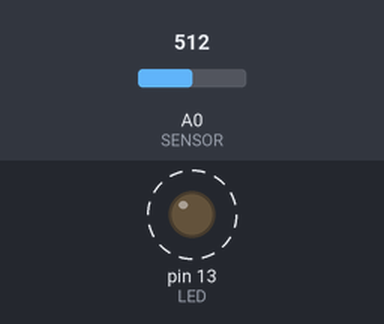
A sketch run on a simulated Arduino Uno, built with avr-gcc and run on an emulated ATmega328P. On the bench: output pins drawn as LEDs (lit = HIGH). Dashed ring = blinking. The inputs (shaded band) are chosen by the test bench; at power-on: A0 (SENSOR) = 512. What the sketch prints to the serial monitor is not drawn.

Above: at 0.4 s.
Timing chart, 0 to 3.7 s (numbered marks = the images above):
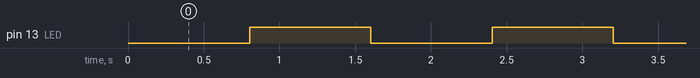

The sketch:

pH_sensor_sample_code.ino
```cpp
/*
    e-Gizmo PH Sensor E-201-C

      This sample sketch is for pH sensor module
    an easy output voltage to compare it to pH value.
    See the table below:
    pH Value  |   Output (V)
    ========================
        4         3.071
        7         2.535
        10        2.066

    For pH scale table for reference of the known substance.
    Here's the link: http://www.seafriends.org.nz/dda/ph.htm
    (See the pH scale)

    Modified by e-Gizmo Mechatronix Central
    http://www.e-gizmo.com
    July 18,2017

*/
#define SENSOR A0            //pH meter Analog output to Arduino Analog Input 0
#define OFFSET 0.00            //deviation compensate
#define LED 13
#define SAMPLING_INTERVAL 20
#define PRINT_INTERVAL 800
#define ARRAY_LENGTH  40    //times of collection

int PH_ARRAY[ARRAY_LENGTH];   //Store the average value of the sensor feedback
int PH_ARRAY_INDEX = 0;

void setup(void) {
  pinMode(LED, OUTPUT);
  Serial.begin(9600);
  Serial.println("PH SENSOR KIT VOLTAGE TEST!");    //Test the serial monitor
}

void loop(void) {
  static unsigned long SAMPLING_TIME = millis();
  static unsigned long PRINT_TIME = millis();
  static float VOLTAGE;

  if (millis() - SAMPLING_TIME > SAMPLING_INTERVAL) {
      PH_ARRAY[PH_ARRAY_INDEX++] = analogRead(SENSOR);

      if (PH_ARRAY_INDEX == ARRAY_LENGTH) PH_ARRAY_INDEX = 0;
      VOLTAGE = AVERAGE_ARRAY(PH_ARRAY, ARRAY_LENGTH) * 5.0 / 1024;
      SAMPLING_TIME = millis();
  }

  if(millis() - PRINT_TIME > PRINT_INTERVAL) {  //  Every 800 milliseconds, print a numerical, convert the state of the LED indicator
    Serial.print("VOLATGE OUTPUT: ");
    Serial.println(VOLTAGE, 2);
    digitalWrite(LED,digitalRead(LED)^1);
    PRINT_TIME = millis();
  }
}

  double AVERAGE_ARRAY(int* ARR, int NUMBER){
  int i;
  int max, min;
  double AVG;
  long AMOUNT = 0;

  if(NUMBER <= 0) {
    Serial.println("ERROR!/n");
    return 0;
  }

  if(NUMBER < 5) {   //less than 5, calculated directly statistics
    for(i = 0; i < NUMBER; i++){
      AMOUNT += ARR[i];
    }
    AVG = AMOUNT / NUMBER;
    return AVG;
  }

  else {
    if(ARR[0] < ARR[1]) {
      min = ARR[0];
      max = ARR[1];
    }

    else {
      min = ARR[1];
      max = ARR[0];
    }

    for(i = 2; i < NUMBER; i++) {
      if(ARR[i] < min) {
        AMOUNT += min;        //arr<min
        min = ARR[i];
      }

      else {
        if(ARR[i] > max){
          AMOUNT += max;    //arr>max
          max=AMOUNT += ARR[i];
        }

        else {
          AMOUNT += ARR[i]; //min<=arr<=max
        }
      }//if
    }//for
    AVG = (double)AMOUNT / (NUMBER-2);
  }//if

  return AVG;
}
```

Measured:
- by itself, pin 13 (LED): alternates HIGH for 0.80 s and LOW for 0.80 s
